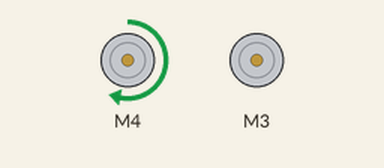
The sketch below on a simulated Arduino Uno, built with avr-gcc and run on an emulated ATmega328P. Shown: 2 × DC motor (green arrow = forward, orange = backward, longer = faster).

Above: at 0.5 s.
At 3.5 s:
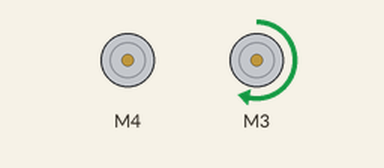
At 5.5 s:
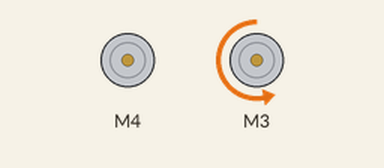
At 8.5 s:
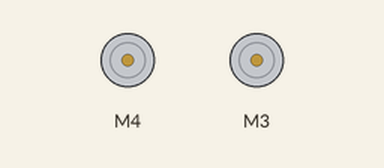
Timing chart, 0 to 9.1 s (numbered marks = the images above):
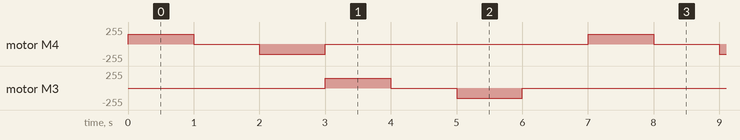

Measured:
- by itself, motor M4, motor M3: repeats every 7.0 s: stopped 1.0 s, backward 150/255 1.0 s, stopped 4.0 s, forward 150/255 1.0 s

The sketch:

2.Motor_driver_l293d.ino
```cpp
#include <SoftwareSerial.h>
#include <AFMotor.h>

AF_DCMotor motor_L(4);
AF_DCMotor motor_R(3);

void setup() {
  motor_L.setSpeed(150);
  motor_L.run(RELEASE);
  motor_R.setSpeed(150);
  motor_R.run(RELEASE);
}

void loop() {
 motor_L.run(FORWARD);
 motor_R.run(RELEASE);
 delay(1000);

 motor_L.run(RELEASE);
 motor_R.run(RELEASE);
 delay(1000);

 motor_L.run(BACKWARD);
 motor_R.run(RELEASE);
 delay(1000);

 motor_L.run(RELEASE);
 motor_R.run(FORWARD);
 delay(1000);

 motor_L.run(RELEASE);
 motor_R.run(RELEASE);
 delay(1000);

 motor_L.run(RELEASE);
 motor_R.run(BACKWARD);
 delay(1000);

 motor_L.run(RELEASE);
 motor_R.run(RELEASE);
 delay(1000);
}
```
